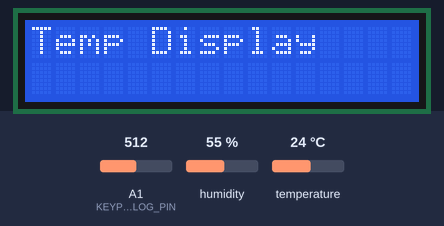
The sketch below on a simulated Arduino Uno, built with avr-gcc and run on an emulated ATmega328P. On the bench: 16×2 character LCD. The test bench sets the inputs (shaded band); at power-on: A1 (KEYPAD_ANALOG_PIN) = 512, temperature 24 °C, humidity 55 %. The local clock reads 2024-03-15 10:24:30 at power-on unless the sketch sets it.

Above: at 5.1 s.
At 6.2 s:
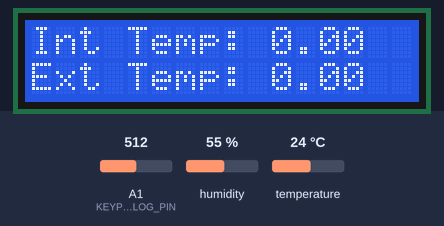
6.3 s: A1 (KEYPAD_ANALOG_PIN) set to 358
10.0 s: A1 (KEYPAD_ANALOG_PIN) set to 337
At 10.8 s:
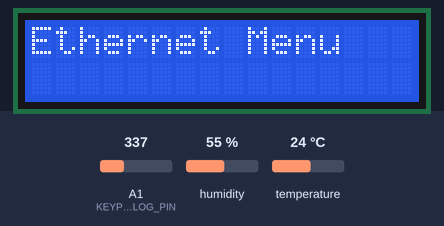
At 11.9 s:
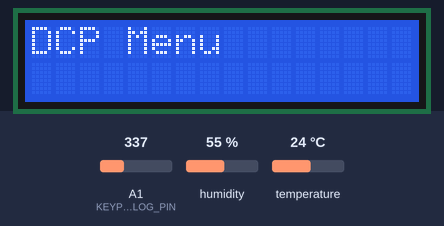
13.6 s: temperature set to 12 °C
17.7 s: temperature set to 19 °C
20.7 s: temperature set to 28 °C
23.8 s: A1 (KEYPAD_ANALOG_PIN) set to 299
At 24.7 s:
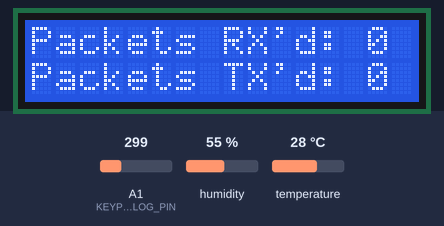
Timing chart, 0 to 26.8 s (numbered marks = the images above; inputs shaded):
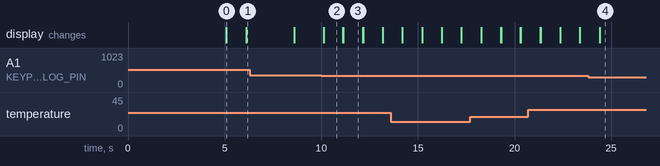

Measured:
- the behaviour switches between 351 and 350 on A1 (KEYPAD_ANALOG_PIN) (found by bisection; images 1 and 2)
- the behaviour switches between 310 and 309 on A1 (KEYPAD_ANALOG_PIN) (found by bisection; images 3 and 4)
- after the input at 10.0 s, the display: changes after 0.12 s (image 2)
- what the display in image 0 shows lasts 1.0 s, from 5.1 s to 6.1 s

The sketch:

TempRTU.ino
```cpp
//Temperature/Humidity IP DCP(x) RTU
//Brian Geiger
//10/10/2017
#define VERSION 0.1

#include <LiquidCrystal.h>
#include <SimpleDHT.h>
#include <DS3231_Simple.h>
//#include <EtherCard.h>
//#include <IPAddress.h>

//OS Globals
////////////////////////////////////////////////////////////////////
byte newPage = 1;
byte mode = 0;
#define REFRESH_RATE 2500
unsigned long nextRefresh = 2500;
#define DISPLAY_MODE 0
#define ETHERNET_MODE 1
#define DCP_MODE 2

//LCD Globals
////////////////////////////////////////////////////////////////////
#define rs 7
#define en 6
#define d4 5
#define d5 4
#define d6 3
#define d7 2
LiquidCrystal lcd(rs, en, d4, d5, d6, d7);

//DHT Globals
////////////////////////////////////////////////////////////////////
SimpleDHT22 tempSensor1;
#define DHT1_PIN 8
SimpleDHT22 tempSensor2;
#define DHT2_PIN 9
float curIntTemp = 0;
float curExtTemp = 0;
#define DHT_SAMPLE_RATE 2500
unsigned long nextDHTSample = DHT_SAMPLE_RATE;

//5-Key Globals
////////////////////////////////////////////////////////////////////
byte keyPressed = 0;
byte heldDown = 0;
unsigned long nextAnalogSample = 0;
#define READ_DELAY 200
#define KEYPAD_ANALOG_PIN 1
#define BTN_UP 0
#define LEFT   1
#define PLUS   2
#define MINUS  3
#define RIGHT  4
#define SELECT 5
#define A_DEV    20         // allowed deviation from input values
#define A_LEFT   20         // input from SW1
#define A_PLUS   150        // input from SW2
#define A_MINUS  330        // input from SW3
#define A_RIGHT  500        // input from SW4
#define A_SELECT 730        // input from SW5
#define A_MAX    1023-A_DEV // max analog input

//RTC Globals
////////////////////////////////////////////////////////////////////
DS3231_Simple Clock;


void mainLoop(){
  switch(mode){
////////////////////////////////////////////////////////////////////
    case DISPLAY_MODE:
////////////////////////////////////////////////////////////////////
      if(newPage){
        lcd.clear();
        lcd.print("Temp Display");
        delay(1000);
        lcd.clear();
        lcd.print("Int Temp: "); lcd.print(curIntTemp);
        lcd.setCursor(0,1);
        lcd.print("Ext Temp: 78.9 F");
        newPage = 0;
      }
      if(keyPressed == PLUS){
        mode = DCP_MODE;
        keyPressed = 0;
        newPage = 1;
      }
      if(keyPressed == MINUS){
        mode = ETHERNET_MODE;
        keyPressed = 0;
        newPage = 1;
      }
      if(millis() > nextRefresh){
        lcd.clear();
        lcd.print("Int Temp: "); lcd.print(curIntTemp);
        lcd.setCursor(0,1);
        lcd.print("Ext Temp: "); lcd.print(curExtTemp);
        nextRefresh = millis() + REFRESH_RATE;
      }
    break;
////////////////////////////////////////////////////////////////////
    case ETHERNET_MODE:
////////////////////////////////////////////////////////////////////
      if(newPage){
        lcd.clear();
        lcd.print("Ethernet Menu");
        delay(1000);
        lcd.clear();
        lcd.print("IP:   10.0.3.20");
        lcd.setCursor(0,1);
        lcd.print("Gate: 10.0.0.254");
        newPage = 0;
      }
      if(keyPressed == PLUS){
        mode = DISPLAY_MODE;
        keyPressed = 0;
        newPage = 1;
      }
      if(keyPressed == MINUS){
        mode = DCP_MODE;
        keyPressed = 0;
        newPage = 1;
      }
    break;
////////////////////////////////////////////////////////////////////
    case DCP_MODE:
////////////////////////////////////////////////////////////////////
      if(newPage){
        lcd.clear();
        lcd.print("DCP Menu");
        delay(1000);
        lcd.clear();
        lcd.print("Packets RX'd: 0");
        lcd.setCursor(0,1);
        lcd.print("Packets TX'd: 0");
        newPage = 0;
      }
      if(keyPressed == PLUS){
        mode = ETHERNET_MODE;
        keyPressed = 0;
        newPage = 1;
      }
      if(keyPressed == MINUS){
        mode = DISPLAY_MODE;
        keyPressed = 0;
        newPage = 1;
      }
    break;
  }
}

////////////////////////////////////////////////////////////////////
void checkTempSensors(){
////////////////////////////////////////////////////////////////////
  if(millis() > nextDHTSample){
    float hum1;
    float hum2;

    tempSensor1.read2(DHT1_PIN, &curIntTemp, &hum1, NULL);
    curIntTemp = ((curIntTemp * 9/5) + 32); //Fahrenheit conversion

    //tempSensor2.read2(DHT2_PIN, &curExtTemp, &hum2, NULL);
    //curExtTemp = ((curExtTemp * 9/5) + 32); //Fahrenheit conversion
    curExtTemp = curIntTemp;

    nextDHTSample = millis() + DHT_SAMPLE_RATE;
  }
}

////////////////////////////////////////////////////////////////////
void checkKeypad() {
////////////////////////////////////////////////////////////////////
  //only take readings every 20ms
  if(millis() < nextAnalogSample)
    return;

  //take voltage reading and assign it a button number
  int analogValue = analogRead(KEYPAD_ANALOG_PIN);
  if (analogValue >= A_LEFT - A_DEV && analogValue <= A_LEFT + A_DEV) keyPressed = LEFT;
  else if (analogValue >= A_PLUS - A_DEV && analogValue <= A_PLUS + A_DEV) keyPressed = PLUS;
  else if (analogValue >= A_MINUS - A_DEV && analogValue <= A_MINUS + A_DEV) keyPressed = MINUS;
  else if (analogValue >= A_RIGHT - A_DEV && analogValue <= A_RIGHT + A_DEV) keyPressed = RIGHT;
  else if (analogValue >= A_SELECT - A_DEV && analogValue <= A_SELECT + A_DEV) keyPressed = SELECT;
  else keyPressed = BTN_UP;

  nextAnalogSample = millis() + READ_DELAY;

  if(keyPressed == BTN_UP){
    heldDown = 0;
    return;
  }
  heldDown = 1;
}

////////////////////////////////////////////////////////////////////
void printDate(byte mo, byte d, byte y, byte h, byte m){
////////////////////////////////////////////////////////////////////
  //Prints out the date

  lcd.print(mo); lcd.print("/");
  lcd.print(d); lcd.print("/");
  //lcd.print("20");
  lcd.print(y); lcd.print(" ");
  if(h >= 12){
    lcd.print(h - 12); lcd.print(":");
    if(m >= 10)
      lcd.print(m);
    else{
      lcd.print("0"); lcd.print(m);
    }
    lcd.println("PM");
  }
  else{
    lcd.print(" "); lcd.print(h); lcd.print(":");
    if(m >= 10)
      lcd.print(m);
    else{
      lcd.print("0"); lcd.print(m);
    }
    lcd.println("AM");
  }
}

////////////////////////////////////////////////////////////////////
void setup() {
////////////////////////////////////////////////////////////////////
  Serial.begin(9600);

  //LCD setup
    lcd.begin(16, 2);
    lcd.clear();
    lcd.print("Box OS v"); lcd.print(VERSION);

  //RTC setup
    Clock.begin();
    lcd.setCursor(0,1);
    //Print date and time
    DateTime MyDateAndTime = Clock.read();
    printDate(MyDateAndTime.Month,MyDateAndTime.Day,MyDateAndTime.Year,MyDateAndTime.Hour,MyDateAndTime.Minute);

  delay(5000);
}

////////////////////////////////////////////////////////////////////
void loop() {
////////////////////////////////////////////////////////////////////
  mainLoop();

  checkTempSensors();

  checkKeypad();
}
```
